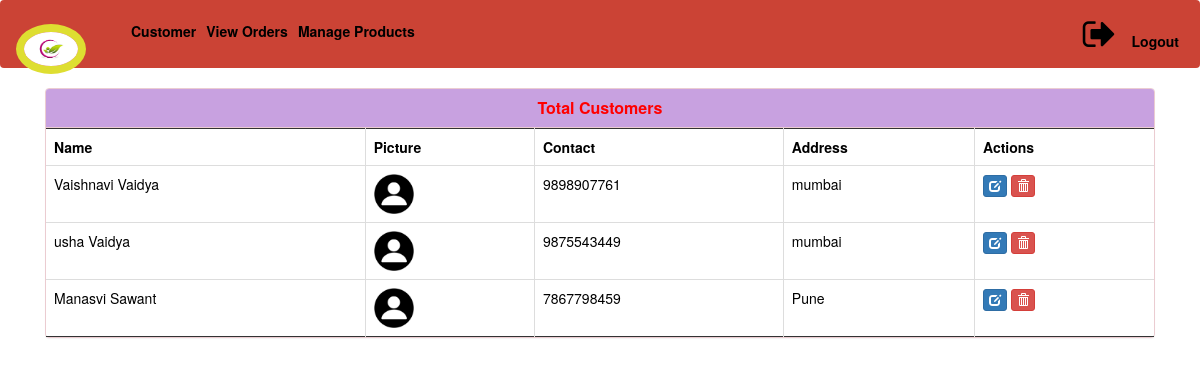
The page /view-customer (signed in) on the database its author committed.
### ecom/models.py (models this page shows, shortened)
class Customer(models.Model):
    user=models.OneToOneField(User,on_delete=models.CASCADE)
    profile_pic= models.ImageField(upload_to='profile_pic/CustomerProfilePic/',null=True,blank=True)
    address = models.CharField(max_length=40)
    mobile = models.CharField(max_length=10,null=False)
    @property
    def get_name(self):
        return self.user.first_name+" "+self.user.last_name

### ecom/views.py (the view)
# urls.py: path('view-customer', views.view_customer_view,name='view-customer'),
@login_required(login_url='adminlogin')
def view_customer_view(request):
    customers=models.Customer.objects.all()
    return render(request,'ecom/view_customer.html',{'customers':customers})

### templates/ecom/view_customer.html (shortened to what this page needs)
{% extends 'ecom/admin_base.html' %}
{% load static %}
{% block content %}
<head>
  <link href="//netdna.bootstrapcdn.com/bootstrap/3.0.0/css/bootstrap.min.css" rel="stylesheet" id="bootstrap-css">
</head>
<div class="container">
  <div class="panel panel-danger">
    <div class="panel-heading" style="text-align:center;background-color:#C8A1E0;">
      <h6 class="panel-title" style="font-weight:bolder;color:red;">Total Customers</h6>
    </div>
    <table class="table table-hover table-bordered" id="dev-table">
      <thead>
        <tr>
          <th>Name</th>
          <th>Picture</th>
          <th>Contact</th>
          <th>Address</th>
          <th>Actions</th>
        </tr>
      </thead>
      {% for c in customers %}
      <tr>
        <td> {{c.get_name}}</td>
        <td>
          <img src="{% static c.profile_pic.url %}" alt="Profile Pic" height="40px" width="40px" />
        </td>
        <td>{{c.mobile}}</td>
        <td>{{c.address}}</td>
        <td><a class="btn btn-primary btn-xs" href="{% url 'update-customer' c.id  %}"><span class="glyphicon glyphicon-edit"></span></a>
        <a class="btn btn-danger btn-xs" href="{% url 'delete-customer' c.id  %}"><span class="glyphicon glyphicon-trash"></span></a></td>
      </tr>
      {% endfor %}
    </table>
  </div>
</div>
{% endblock content %}

### templates/ecom/admin_base.html (style rules this page uses)
body { background-color: #f7f7f7; }
img { border: 8px solid #dede31; }

### templates/ecom/view_customer.html (style rules this page uses)
a:link { text-decoration: none; }
h6 { text-align: center; }

### rows shown on the page
Customer: get_name "Vaishnavi Vaidya", profile_pic (picture), mobile "9898907761", address "mumbai"
Customer: get_name "usha Vaidya", profile_pic (picture), mobile "9875543449", address "mumbai"
Customer: get_name "Manasvi Sawant", profile_pic (picture), mobile "7867798459", address "Pune"
